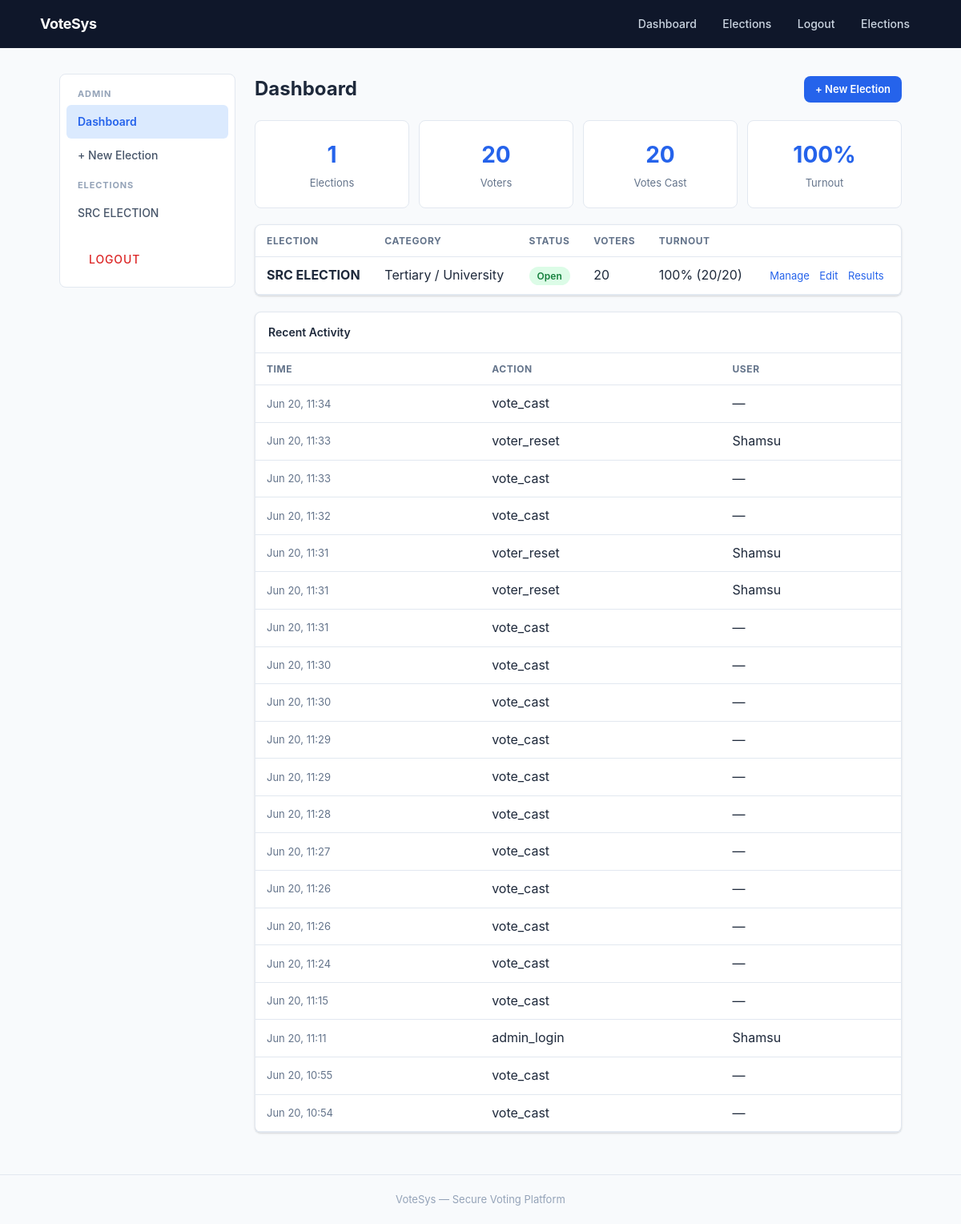
Screenshot of /dashboard/ (signed in) with the database file from the repository.
### elections/models.py (models this page shows, shortened)
class Election(models.Model):
    CATEGORY_CHOICES = [
        ("general", "General Election"),
        ("tertiary", "Tertiary / University"),
        ("senior_high", "Senior High School"),
        ("primary", "Primary / Junior High"),
        ("local", "Local / Community"),
        ("corporate", "Corporate / Organization"),
    ]
    TYPE_CHOICES = [
        ("single", "Single choice"),
        ("multiple", "Multiple choice"),
    ]
    id = models.UUIDField(primary_key=True, default=uuid.uuid4, editable=False)
    title = models.CharField(max_length=255)
    description = models.TextField(blank=True)
    category = models.CharField(max_length=32, choices=CATEGORY_CHOICES, default="general")
    ballot_type = models.CharField(max_length=32, choices=TYPE_CHOICES, default="single")
    start_at = models.DateTimeField()
    end_at = models.DateTimeField()
    is_published = models.BooleanField(default=False)
    show_results = models.BooleanField(default=True)
    created_by = models.ForeignKey(settings.AUTH_USER_MODEL, on_delete=models.SET_NULL, null=True)
    created_at = models.DateTimeField(auto_now_add=True)
    class Meta:
        ordering = ["-created_at"]
    def is_open(self):
        now = timezone.now()
        return self.is_published and self.start_at <= now <= self.end_at
    def total_voters(self):
        return self.voters.count()
    def voted_count(self):
        return self.voters.filter(has_voted=True).count()

class AuditLog(models.Model):
    timestamp = models.DateTimeField(auto_now_add=True)
    user = models.ForeignKey(settings.AUTH_USER_MODEL, on_delete=models.SET_NULL, null=True, blank=True)
    action = models.CharField(max_length=255)
    details = models.JSONField(null=True, blank=True)
    class Meta:
        ordering = ["-timestamp"]

### elections/views.py (the view)
# urls.py: path("dashboard/", views.admin_dashboard, name="admin_dashboard"),
@user_passes_test(is_admin, login_url="elections:admin_login")
def admin_dashboard(request):
    elections = Election.objects.all().order_by("-created_at")
    tv = sum(e.total_voters() for e in elections)
    tc = sum(e.voted_count() for e in elections)
    logs = AuditLog.objects.all()[:20]
    return render(request, "elections/admin/dashboard.html", {
        "elections": elections, "total_voters": tv, "total_votes": tc, "logs": logs, "now": timezone.now(),
    })

### elections/views.py (called while the page is built)
def is_admin(user):
    return user.is_authenticated and user.is_staff

### templates/elections/admin/dashboard.html (shortened to what this page needs)
{% extends "elections/base.html" %}
{% block content %}
<div class="admin-layout">
  <nav class="admin-sidebar">
    <div class="section-title">Admin</div>
    <a href="{% url 'elections:admin_dashboard' %}" class="active">Dashboard</a>
    <a href="{% url 'elections:admin_election_new' %}">+ New Election</a>
    <div class="section-title">Elections</div>
    {% for e in elections|slice:":10" %}
      <a href="{% url 'elections:admin_election_detail' e.id %}">{{ e.title|truncatechars:24 }}</a>
    {% endfor %}
    <div class="section-title" style="margin-top:8px;">
      <a href="{% url 'elections:logout' %}" style="color:var(--danger);">Logout</a>
    </div>
  </nav>
  <div class="admin-content">
    <div style="display:flex;justify-content:space-between;align-items:center;margin-bottom:20px;">
      <h2>Dashboard</h2>
      <a href="{% url 'elections:admin_election_new' %}" class="btn btn-primary btn-sm">+ New Election</a>
    </div>
    <div class="stats">
      <div class="stat"><div class="num">{{ elections|length }}</div><div class="label">Elections</div></div>
      <div class="stat"><div class="num">{{ total_voters }}</div><div class="label">Voters</div></div>
      <div class="stat"><div class="num">{{ total_votes }}</div><div class="label">Votes Cast</div></div>
      <div class="stat"><div class="num">{% widthratio total_votes total_voters 100 %}%</div><div class="label">Turnout</div></div>
    </div>
    <div class="card" style="padding:0;">
      <table>
        <thead>
          <tr>
            <th>Election</th>
            <th>Category</th>
            <th>Status</th>
            <th>Voters</th>
            <th>Turnout</th>
            <th></th>
          </tr>
        </thead>
        <tbody>
          {% for e in elections %}
            <tr>
              <td><strong>{{ e.title }}</strong></td>
              <td>{{ e.get_category_display }}</td>
              <td>
                {% if e.is_open %}<span class="badge badge-open">Open</span>
                {% elif e.is_published %}<span class="badge badge-closed">Closed</span>
                {% else %}<span class="badge badge-closed">Draft</span>{% endif %}
              </td>
              <td>{{ e.total_voters }}</td>
              <td>{% widthratio e.voted_count e.total_voters 100 %}% ({{ e.voted_count }}/{{ e.total_voters }})</td>
              <td class="action-links">
                <a href="{% url 'elections:admin_election_detail' e.id %}">Manage</a>
                <a href="{% url 'elections:admin_election_edit' e.id %}">Edit</a>
                <a href="{% url 'elections:results' e.id %}">Results</a>
              </td>
            </tr>
          {% empty %}
            <tr><td colspan="6" style="text-align:center;color:var(--gray-400);padding:32px;">No elections yet. <a href="{% url 'elections:admin_election_new' %}">Create one</a>.</td></tr>
          {% endfor %}
        </tbody>
      </table>
    </div>
    {% if logs %}
      <div class="card" style="padding:0;margin-top:20px;">
        <div style="padding:14px 16px;border-bottom:1px solid var(--gray-200);font-weight:600;font-size:.875rem;">Recent Activity</div>
        <table>
          <thead><tr><th>Time</th><th>Action</th><th>User</th></tr></thead>
          <tbody>
            {% for log in logs %}
              <tr>
                <td style="font-size:.8125rem;color:var(--gray-500);">{{ log.timestamp|date:"M d, H:i" }}</td>
                <td>{{ log.action }}</td>
                <td>{{ log.user|default:"—" }}</td>
              </tr>
            {% endfor %}
          </tbody>
        </table>
      </div>
    {% endif %}
  </div>
</div>
{% endblock %}

### templates/elections/base.html (shortened to what this page needs)
<!doctype html>
{% load static %}
<html lang="en">
<head>
  <link rel="stylesheet" href="{% static 'css/site.css' %}">
</head>
<body>
  <header>
    <div class="inner">
      <div class="logo"><a href="{% url 'elections:home' %}">VoteSys</a></div>
      <nav>
        {% if user.is_authenticated and user.is_staff %}
          <a href="{% url 'elections:admin_dashboard' %}">Dashboard</a>
          <a href="{% url 'elections:list' %}">Elections</a>
          <a href="{% url 'elections:logout' %}">Logout</a>
        {% elif request.session.voter_id %}
          <a href="{% url 'elections:logout' %}">Logout</a>
        {% else %}
          <a href="{% url 'elections:voter_login' %}">Voter Login</a>
          <a href="{% url 'elections:admin_login' %}">Admin Login</a>
        {% endif %}
        <a href="{% url 'elections:list' %}">Elections</a>
      </nav>
    </div>
  </header>
  <main>
    {% block content %}{% endblock %}
  </main>
  <footer><p>VoteSys &mdash; Secure Voting Platform</p></footer>
</body>
</html>

### static/css/site.css (style rules this page uses)
*, *::before, *::after { box-sizing: border-box; margin: 0; padding: 0; }
:root { --primary: #2563eb; --primary-dark: #1d4ed8; --primary-light: #dbeafe; --success: #16a34a; --success-light: #dcfce7; --danger: #dc2626; --gray-50: #f8fafc; --gray-100: #f1f5f9; --gray-200: #e2e8f0; --gray-300: #cbd5e1; --gray-400: #94a3b8; --gray-500: #64748b; --gray-600: #475569; --gray-700: #334155; --gray-800: #1e293b; --gray-900: #0f172a; --radius: 8px; --shadow: 0 1px 2px rgba(0,0,0,.06), 0 1px 3px rgba(0,0,0,.1); --shadow-md: 0 4px 6px rgba(0,0,0,.07), 0 2px 4px rgba(0,0,0,.06); }
body { font-family: -apple-system, BlinkMacSystemFont, "Segoe UI", Roboto, sans-serif; background: var(--gray-50); color: var(--gray-800); line-height: 1.6; min-height: 100vh; display: flex; flex-direction: column; }
header { background: var(--gray-900); color: #fff; padding: 0 24px; position: sticky; top: 0; z-index: 50; }
header .inner { max-width: 1100px; margin: 0 auto; display: flex; align-items: center; justify-content: space-between; height: 60px; }
header .logo a { color: #fff; text-decoration: none; font-weight: 700; font-size: 1.125rem; letter-spacing: -.02em; }
header nav a { color: var(--gray-300); text-decoration: none; font-size: .875rem; font-weight: 500; padding: 6px 14px; border-radius: var(--radius); transition: all .15s; }
main { flex: 1; max-width: 1100px; margin: 0 auto; padding: 32px 24px; width: 100%; }
footer { text-align: center; padding: 20px; color: var(--gray-400); font-size: .8125rem; border-top: 1px solid var(--gray-200); }
.card { background: #fff; border-radius: var(--radius); box-shadow: var(--shadow); border: 1px solid var(--gray-200); padding: 24px; margin-bottom: 20px; }
.btn { display: inline-block; padding: 10px 24px; border-radius: var(--radius); font-size: .875rem; font-weight: 600; text-decoration: none; cursor: pointer; border: none; transition: all .15s; }
.btn-primary { background: var(--primary); color: #fff; }
.btn-sm { padding: 6px 14px; font-size: .8125rem; }
.badge { display: inline-block; padding: 2px 10px; border-radius: 12px; font-size: .75rem; font-weight: 600; }
.badge-open { background: var(--success-light); color: #15803d; }
.stats { display: grid; grid-template-columns: repeat(auto-fit, minmax(130px, 1fr)); gap: 12px; margin: 20px 0; }
.stat { background: #fff; border: 1px solid var(--gray-200); border-radius: var(--radius); padding: 20px; text-align: center; }
.stat .num { font-size: 1.75rem; font-weight: 700; color: var(--primary); }
.stat .label { font-size: .8125rem; color: var(--gray-500); margin-top: 2px; }
table { width: 100%; border-collapse: collapse; }
th, td { padding: 10px 14px; text-align: left; border-bottom: 1px solid var(--gray-200); }
th { font-size: .75rem; color: var(--gray-500); text-transform: uppercase; letter-spacing: .05em; }
.admin-layout { display: flex; gap: 24px; align-items: flex-start; }
.admin-sidebar { width: 220px; flex-shrink: 0; background: #fff; border: 1px solid var(--gray-200); border-radius: var(--radius); padding: 8px; position: sticky; top: 84px; }
.admin-sidebar a { display: block; padding: 10px 14px; border-radius: 6px; color: var(--gray-600); text-decoration: none; font-size: .875rem; font-weight: 500; transition: all .1s; }
.admin-sidebar a.active { background: var(--primary-light); color: var(--primary); font-weight: 600; }
.admin-sidebar .section-title { padding: 8px 14px 4px; font-size: .6875rem; font-weight: 700; color: var(--gray-400); text-transform: uppercase; letter-spacing: .08em; }
.admin-content { flex: 1; min-width: 0; }
.action-links { white-space: nowrap; }
.action-links a { color: var(--primary); text-decoration: none; font-size: .8125rem; margin: 0 4px; }

### rows the page displays
Election: title "SRC ELECTION", category "Tertiary / University", is_published "Open", total_voters "20", id "100", voted_count "20"
AuditLog: timestamp "Jun 20, 11:34", action "vote_cast", user "—"
AuditLog: timestamp "Jun 20, 11:33", action "voter_reset", user "Shamsu"
AuditLog: timestamp "Jun 20, 11:33", action "vote_cast", user "—"
AuditLog: timestamp "Jun 20, 11:32", action "vote_cast", user "—"
AuditLog: timestamp "Jun 20, 11:31", action "voter_reset", user "Shamsu"
AuditLog: timestamp "Jun 20, 11:31", action "voter_reset", user "Shamsu"
AuditLog: timestamp "Jun 20, 11:31", action "vote_cast", user "—"
AuditLog: timestamp "Jun 20, 11:30", action "vote_cast", user "—"
AuditLog: timestamp "Jun 20, 11:30", action "vote_cast", user "—"
AuditLog: timestamp "Jun 20, 11:29", action "vote_cast", user "—"
AuditLog: timestamp "Jun 20, 11:29", action "vote_cast", user "—"
AuditLog: timestamp "Jun 20, 11:28", action "vote_cast", user "—"
AuditLog: timestamp "Jun 20, 11:27", action "vote_cast", user "—"
AuditLog: timestamp "Jun 20, 11:26", action "vote_cast", user "—"
AuditLog: timestamp "Jun 20, 11:26", action "vote_cast", user "—"
AuditLog: timestamp "Jun 20, 11:24", action "vote_cast", user "—"
AuditLog: timestamp "Jun 20, 11:15", action "vote_cast", user "—"
AuditLog: timestamp "Jun 20, 11:11", action "admin_login", user "Shamsu"
AuditLog: timestamp "Jun 20, 10:55", action "vote_cast", user "—"
AuditLog: timestamp "Jun 20, 10:54", action "vote_cast", user "—"

### other values shown
{{ elections|length }} "1"
{{ total_voters }} "20"
{{ total_votes }} "20"
